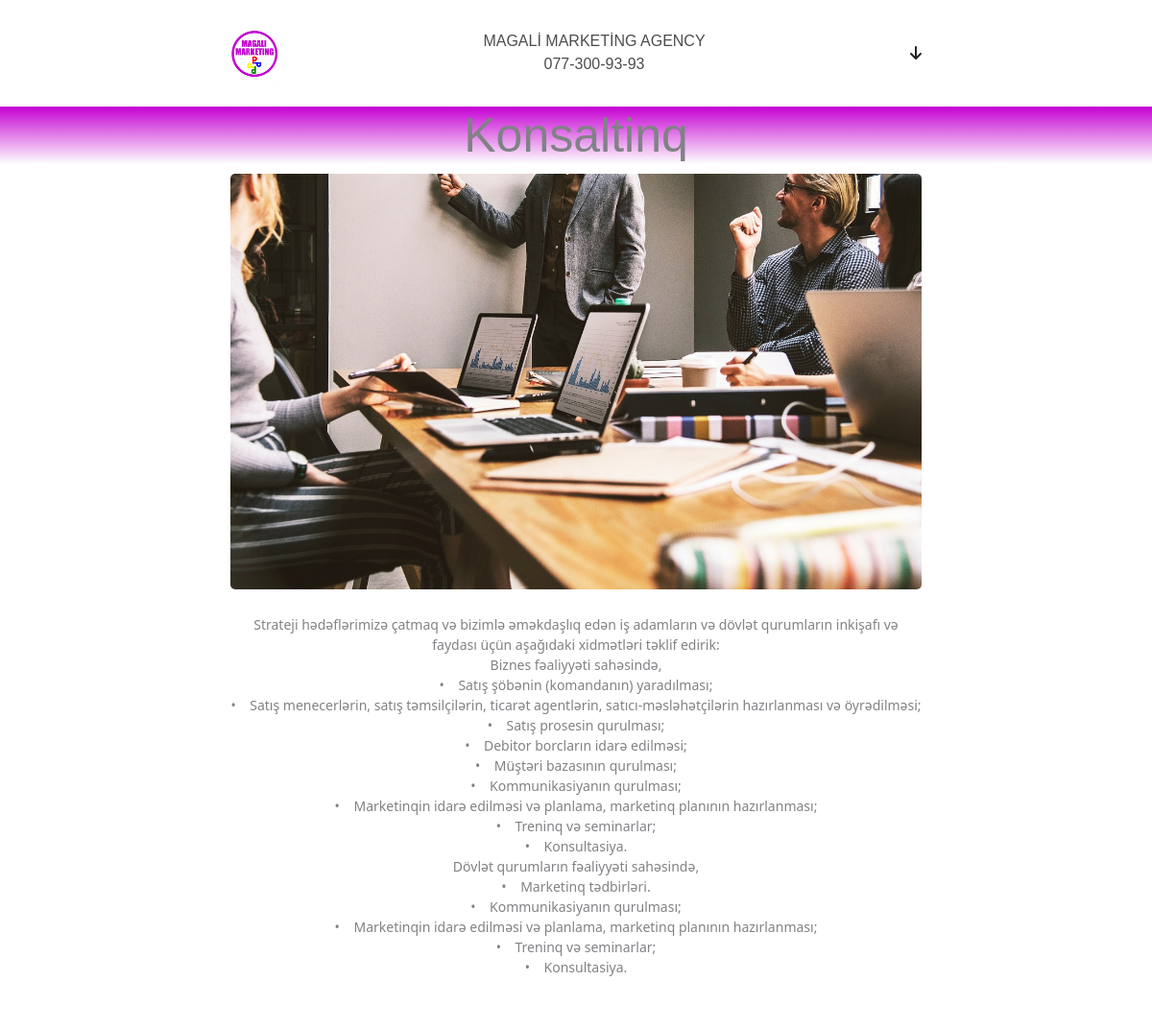
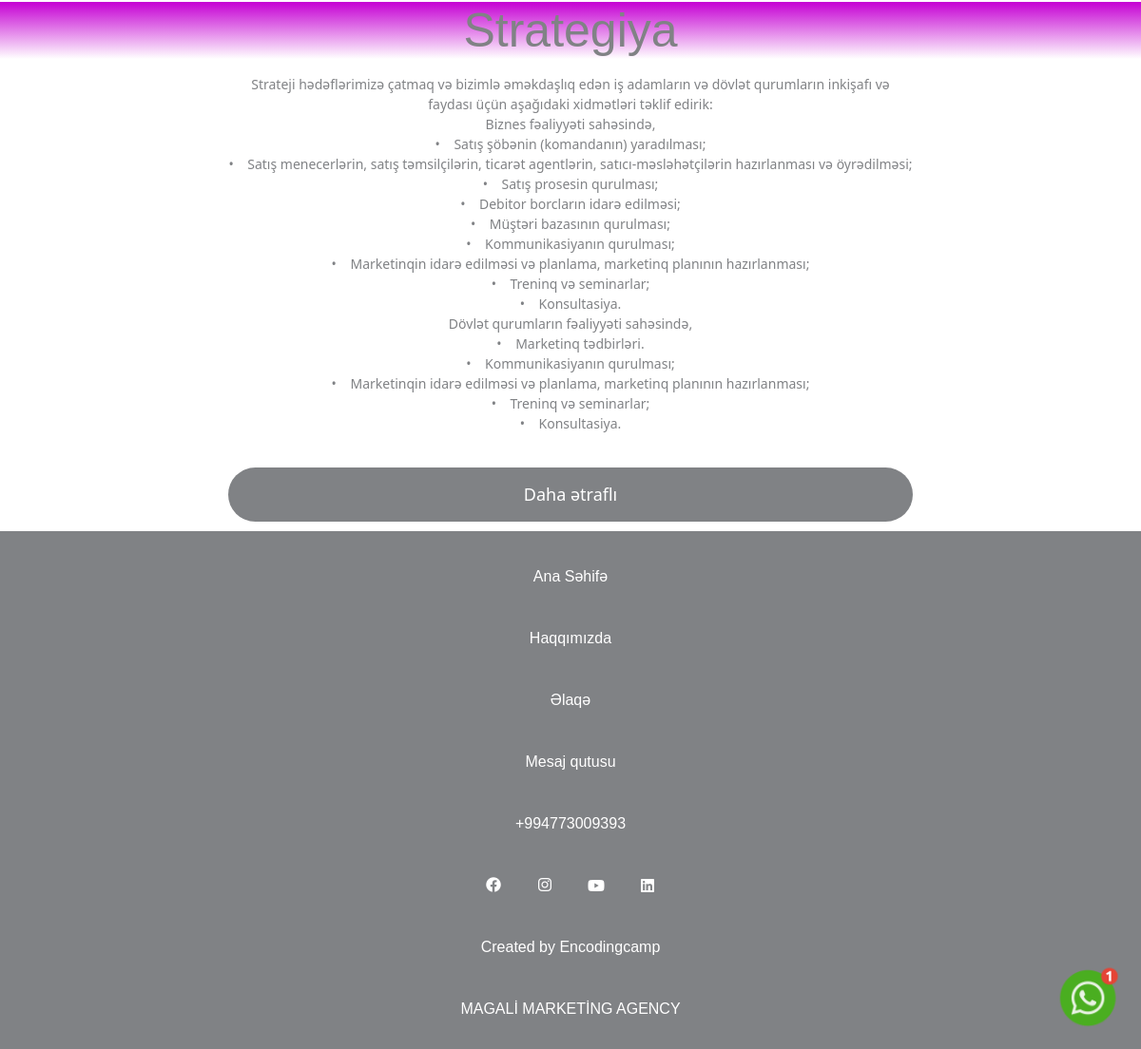
/magali/consulting/ (signed in), run on the app's committed database (2 pictures, top to bottom).
### magali_app/models.py (models this page shows, shortened)
class ConsultingModel(models.Model):
    name = models.CharField(max_length=256)
    content=RichTextField()
    banner=models.ImageField(upload_to="consultingfiles/",null=True,blank=True)
    class Meta:
        verbose_name = "Consulting Model"
        verbose_name_plural = "Consulting Models"

class ConsultingUnitModel(models.Model):
    consulting = models.ForeignKey(ConsultingModel,on_delete=models.CASCADE,related_name="consultingunits")
    name = models.CharField(max_length=256)
    content = RichTextField()
    banner=models.ImageField(upload_to="unitfiles/",null=True,blank=True)
    class Meta:
        verbose_name = "Consulting Unit"
        verbose_name_plural = "Consulting Units"

### magali_app/views.py (the view)
# urls.py: path('consulting/',views.consulting,name="consulting"),
def consulting(request):
    consulting = get_object_or_404(ConsultingModel, name="Konsaltinq")
    context = {
        "consulting":consulting
    }
    return render(request,"consulting.html",context)

### templates/consulting.html (shortened to what this page needs)
{% extends 'base.html' %}
{% block content%}
<div class="about">
    <div class="about_head gradient"><h2>{{consulting.name}}</h2></div>
    <div class="about_content">
        <div class="about_img"><img src="{{consulting.banner.url}}" alt=""></div>
        <div class="about_text"><p>{{consulting.content|safe}}</p></div>
    </div>
  </div>
  {% for unit in consulting.consultingunits.all %}
  <div class="about">
    <div class="about_head gradient"><h2>{{unit.name}}</h2></div>
    <div class="about_content">
        <div class="about_text"><p>{{unit.content|safe}}</p></div>
        <a href="{% url 'magali_app:unitdetail' unit.id %}"><div class="services_btn"><button class="btn">Daha ətraflı</button></div></a>
    </div>
  </div>
{% endfor %}
{% endblock %}

### static/css/style.css (style rules this page uses)
* { padding:0; margin:0; box-sizing: border-box; }
.gradient { background:linear-gradient(to bottom,#c500d3,white); }
.about_img img, .services_img img { border-radius:5px; margin:10px 0; width:100%; }
.about_head h2, .services_head h2 { font-size:50px; font-family: sans-serif ; color:#808285; margin:20px 0 0 0; }
.about_text, .services_text { font-size:14px; color:#808285; margin-bottom:20px; float:left; }
.about_content, .services_content { width:60%; display:inline-block; }
.about, .services { text-align:center; }
.about_btn button, .services_btn button { width: 100%; border-radius:30px; padding:15px; border:none; background-color: #808285; font-size: 18px; color:white; }
a { text-decoration:none; }

### data on the page
ConsultingModel: name "Konsaltinq", banner (picture), content "Strateji hədəflərimizə çatmaq və bizimlə əməkdaşlıq edən iş adamların və dövlət qurumların inkişafı və faydası üçün aşağıdaki xidmətləri təklif edirik: Biznes fəaliyyəti sahəsində, • Satış şöbənin (komandanın) yaradılması; • Satış menecerlərin, satış təmsilçilərin, ticarət agentlərin, satıcı-məsləhətçilərin hazırlanması və öyrədilməsi; • Satış prosesin qurulması; • Debitor borcların idarə edilməsi; • Müştəri bazasının qurulması; • Kommunikasiyanın qurulması; • Marketinqin idarə edilməsi və planlama, marketinq planının hazırlanması; • Treninq və seminarlar; • Konsultasiya. Dövlət qurumların fəaliyyəti sahəsində, • Marketinq tədbirləri. • Kommunikasiyanın qurulması; • Marketinqin idarə…"
ConsultingUnitModel: name "Strategiya", content "Strateji hədəflərimizə çatmaq və bizimlə əməkdaşlıq edən iş adamların və dövlət qurumların inkişafı və faydası üçün aşağıdaki xidmətləri təklif edirik: Biznes fəaliyyəti sahəsində, • Satış şöbənin (komandanın) yaradılması; • Satış menecerlərin, satış təmsilçilərin, ticarət agentlərin, satıcı-məsləhətçilərin hazırlanması və öyrədilməsi; • Satış prosesin qurulması; • Debitor borcların idarə edilməsi; • Müştəri bazasının qurulması; • Kommunikasiyanın qurulması; • Marketinqin idarə edilməsi və planlama, marketinq planının hazırlanması; • Treninq və seminarlar; • Konsultasiya. Dövlət qurumların fəaliyyəti sahəsində, • Marketinq tədbirləri. • Kommunikasiyanın qurulması; • Marketinqin idarə…"
